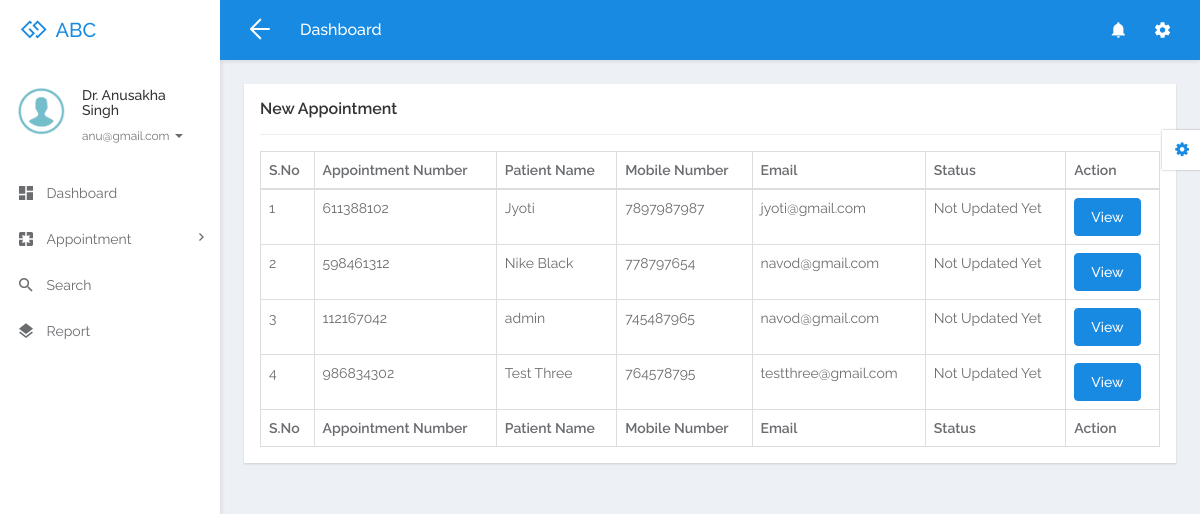
/doctor/new-appointmenttesting.php (signed in), run on the app's committed database.
### tables this page shows
CREATE TABLE `tbldoctor` (
  `ID` int(5) NOT NULL,
  `FullName` varchar(250) DEFAULT NULL,
  `MobileNumber` bigint(10) DEFAULT NULL,
  `Email` varchar(250) DEFAULT NULL,
  `Specialization` varchar(250) DEFAULT NULL,
  `Password` varchar(259) DEFAULT NULL,
  `CreationDate` timestamp NULL DEFAULT current_timestamp()
);

CREATE TABLE `tblappointment` (
  `ID` int(10) NOT NULL,
  `AppointmentNumber` int(10) DEFAULT NULL,
  `Name` varchar(250) DEFAULT NULL,
  `MobileNumber` bigint(20) DEFAULT NULL,
  `Email` varchar(250) DEFAULT NULL,
  `AppointmentDate` date DEFAULT NULL,
  `AppointmentTime` time DEFAULT NULL,
  `Specialization` varchar(250) DEFAULT NULL,
  `Doctor` int(10) DEFAULT NULL,
  `Message` mediumtext DEFAULT NULL,
  `ApplyDate` timestamp NULL DEFAULT current_timestamp(),
  `Remark` varchar(250) DEFAULT NULL,
  `Status` varchar(250) DEFAULT NULL,
  `UpdationDate` timestamp NULL DEFAULT NULL ON UPDATE current_timestamp()
);

### doctor/new-appointmenttesting.php (the view, shortened to what this page needs)
<?php
include('includes/dbconnection.php');
class AppointmentPage {
    private $db;
    public function __construct($db) {
        $this->db = $db;
    }
    public function displayAppointments() {
        $sql = "SELECT * FROM tblappointment WHERE Status IS NULL";
        $query = $this->db->prepare($sql);
        $query->execute();
        $results = $query->fetchAll(PDO::FETCH_OBJ);
        $cnt = 1;
        foreach ($results as $row) {
            echo "<tr>";
            echo "<td>" . htmlentities($cnt) . "</td>";
            echo "<td>" . htmlentities($row->AppointmentNumber) . "</td>";
            echo "<td>" . htmlentities($row->Name) . "</td>";
            echo "<td>" . htmlentities($row->MobileNumber) . "</td>";
            echo "<td>" . htmlentities($row->Email) . "</td>";
            echo "<td>";
            if ($row->Status == "") {
                echo "Not Updated Yet";
            } else {
                echo htmlentities($row->Status);
            }
            echo "</td>";
            echo "<td><a href='view-appointment-detail.php?editid=" . htmlentities($row->ID) . "&aptid=" . htmlentities($row->AppointmentNumber) . "' class='btn btn-primary'>View</a></td>";
            echo "</tr>";
            $cnt++;
        }
    }
}
if (strlen($_SESSION['damsid']) == 0) {
    $appointmentPage = new AppointmentPage(null);
    $appointmentPage->redirectToLogout();
} else {
    $appointmentPage = new AppointmentPage($dbh);
?>
<!DOCTYPE html>
<html lang="en">
<head>
    <link rel="stylesheet" href="libs/bower/font-awesome/css/font-awesome.min.css">
    <link rel="stylesheet" href="libs/bower/material-design-iconic-font/dist/css/material-design-iconic-font.css">
    <link rel="stylesheet" href="libs/bower/animate.css/animate.min.css">
    <link rel="stylesheet" href="libs/bower/fullcalendar/dist/fullcalendar.min.css">
    <link rel="stylesheet" href="libs/bower/perfect-scrollbar/css/perfect-scrollbar.css">
    <link rel="stylesheet" href="assets/css/bootstrap.css">
    <link rel="stylesheet" href="assets/css/core.css">
    <link rel="stylesheet" href="assets/css/app.css">
</head>
<body class="menubar-left menubar-unfold menubar-light theme-primary">
<?php include_once('includes/header.php');?>
<?php include_once('includes/sidebar.php');?>
<main id="app-main" class="app-main">
    <div class="wrap">
        <section class="app-content">
            <div class="row">
                <div class="col-md-12">
                    <div class="widget">
                        <header class="widget-header">
                            <h4 class="widget-title">New Appointment</h4>
                        </header>
                        <hr class="widget-separator">
                        <div class="widget-body">
                            <div class="table-responsive">
                                <table class="table table-bordered table-hover js-basic-example dataTable table-custom">
                                    <thead>
                                        <tr>
                                            <th>S.No</th>
                                            <th>Appointment Number</th>
                                            <th>Patient Name</th>
                                            <th>Mobile Number</th>
                                            <th>Email</th>
                                            <th>Status</th>
                                            <th>Action</th>
                                        </tr>
                                    </thead>
                                    <tbody>
                                        <?php $appointmentPage->displayAppointments(); ?>
                                    </tbody>
                                    <tfoot>
                                        <tr>
                                            <th>S.No</th>
                                            <th>Appointment Number</th>
                                            <th>Patient Name</th>
                                            <th>Mobile Number</th>
                                            <th>Email</th>
                                            <th>Status</th>
                                            <th>Action</th>
                                        </tr>
                                    </tfoot>
                                </table>
                            </div>
                        </div>
                    </div>
                </div>
            </div>
        </section>
    </div>
</main>
<?php include_once('includes/customizer.php');?>
</body>
</html>
<?php } ?>

### doctor/includes/sidebar.php (shortened to what this page needs)
<aside id="menubar" class="menubar light">
  <div class="app-user">
    <div class="media">
      <div class="media-left">
        <div class="avatar avatar-md avatar-circle">
          <a href="javascript:void(0)"><img class="img-responsive" src="assets/images/images.png" alt="avatar"/></a>
        </div>
      </div>
      <div class="media-body">
        <div class="foldable">
          <?php
$eid=$_SESSION['damsid'];
$sql="SELECT FullName,Email from  tbldoctor where ID=:eid";
$query = $dbh -> prepare($sql);
$query->bindParam(':eid',$eid,PDO::PARAM_STR);
$query->execute();
$results=$query->fetchAll(PDO::FETCH_OBJ);
foreach($results as $row)
{
$email=$row->Email;
$fname=$row->FullName;
}   ?>
          <h5><a href="javascript:void(0)" class="username"><?php  echo $fname ;?></a></h5>
          <ul>
            <li class="dropdown">
              <a href="javascript:void(0)" class="dropdown-toggle usertitle" data-toggle="dropdown" aria-haspopup="true" aria-expanded="false">
                <small><?php  echo $email;?></small>
                <span class="caret"></span>
              </a>
            </li>
          </ul>
        </div>
      </div>
    </div>
  </div>
  <div class="menubar-scroll">
    <div class="menubar-scroll-inner">
      <ul class="app-menu">
        <li class="has-submenu">
          <a href="dashboard.php">
            <i class="menu-icon zmdi zmdi-view-dashboard zmdi-hc-lg"></i>
            <span class="menu-text">Dashboard</span>
          </a>
        </li>
       <li class="has-submenu">
          <a href="javascript:void(0)" class="submenu-toggle">
            <i class="menu-icon zmdi zmdi-pages zmdi-hc-lg"></i>
            <span class="menu-text">Appointment</span>
            <i class="menu-caret zmdi zmdi-hc-sm zmdi-chevron-right"></i>
          </a>
        </li>
        <li>
          <a href="search.php">
            <i class="menu-icon zmdi zmdi-search zmdi-hc-lg"></i>
            <span class="menu-text">Search</span>
          </a>
        </li>
        <li>
          <a href="appointment-bwdates.php">
            <i class="menu-icon zmdi zmdi-layers zmdi-hc-lg"></i>
            <span class="menu-text">Report</span>
          </a>
        </li>
      </ul>
    </div>
  </div>
</aside>

### data on the page
tbldoctor: FullName "Dr. Anusakha Singh", Email "anu@gmail.com"
tblappointment: AppointmentNumber "611388102", Name "Jyoti", MobileNumber "7897987987", Email "jyoti@gmail.com", shows "Not Updated Yet"
tblappointment: AppointmentNumber "598461312", Name "Nike Black", MobileNumber "778797654", Email "navod@gmail.com", shows "Not Updated Yet"
tblappointment: AppointmentNumber "112167042", Name "admin", MobileNumber "745487965", Email "navod@gmail.com", shows "Not Updated Yet"
tblappointment: AppointmentNumber "986834302", Name "Test Three", MobileNumber "764578795", Email "testthree@gmail.com", shows "Not Updated Yet"
